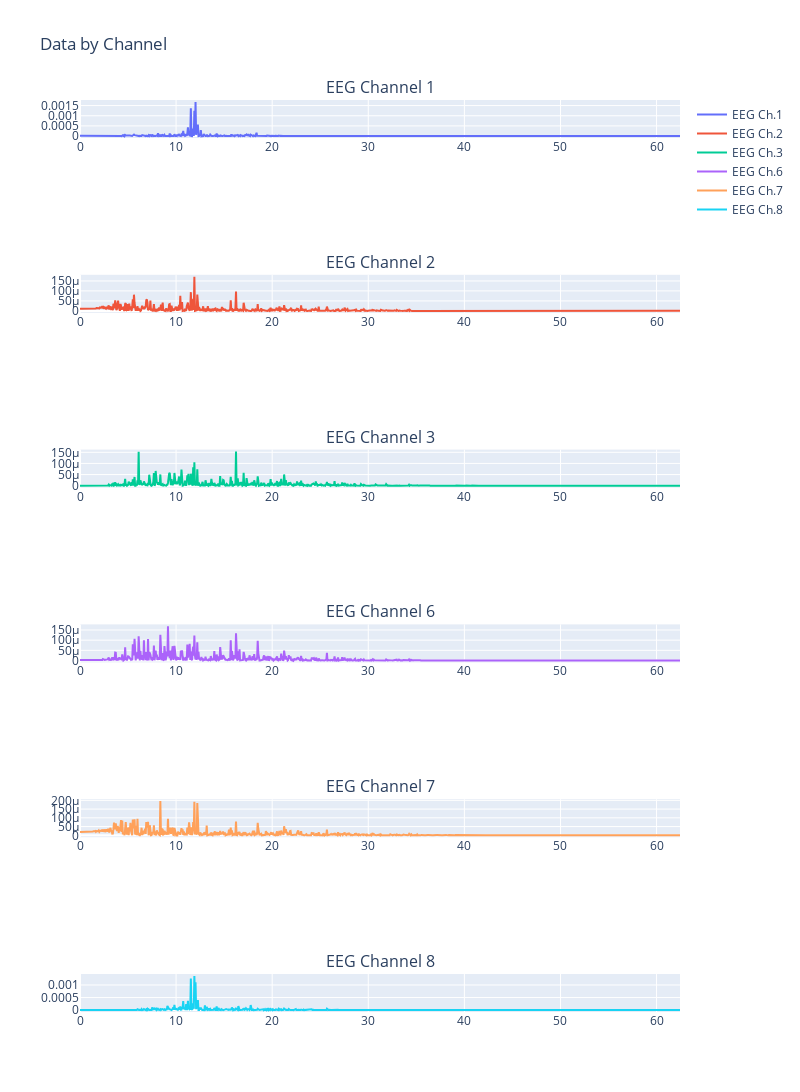

This figure's notebook cell:
### Code cell
# plot
versions = ['pick-chns', 'all-chns-in-one', 'chn-grid', 'fq', 'fq-old', 'test-fft']

S1.plot(ver=versions[3], chns=[1, 2, 3, 6, 7, 8])

### Figure 1 — Plotly figure (JSON) as saved in the notebook; plotly's stock layout.template omitted (floating-point values rounded to 4 significant figures; data arrays with more than 128 entries replaced by an {"elided": "..."} marker saying what was removed)
{"data": [{"mode": "lines", "name": "EEG Ch.1", "type": "scatter", "x": {"elided": "1024 float values"}, "xaxis": "x", "y": {"elided": "1024 float values"}, "yaxis": "y"}, {"mode": "lines", "name": "EEG Ch.2", "type": "scatter", "x": {"elided": "1024 float values"}, "xaxis": "x2", "y": {"elided": "1024 float values"}, "yaxis": "y2"}, {"mode": "lines", "name": "EEG Ch.3", "type": "scatter", "x": {"elided": "1024 float values"}, "xaxis": "x3", "y": {"elided": "1024 float values"}, "yaxis": "y3"}, {"mode": "lines", "name": "EEG Ch.6", "type": "scatter", "x": {"elided": "1024 float values"}, "xaxis": "x4", "y": {"elided": "1024 float values"}, "yaxis": "y4"}, {"mode": "lines", "name": "EEG Ch.7", "type": "scatter", "x": {"elided": "1024 float values"}, "xaxis": "x5", "y": {"elided": "1024 float values"}, "yaxis": "y5"}, {"mode": "lines", "name": "EEG Ch.8", "type": "scatter", "x": {"elided": "1024 float values"}, "xaxis": "x6", "y": {"elided": "1024 float values"}, "yaxis": "y6"}], "layout": {"annotations": [{"font": {"size": 16}, "showarrow": false, "text": "EEG Channel 1", "x": 0.5, "xanchor": "center", "xref": "paper", "y": 1.0, "yanchor": "bottom", "yref": "paper"}, {"font": {"size": 16}, "showarrow": false, "text": "EEG Channel 2", "x": 0.5, "xanchor": "center", "xref": "paper", "y": 0.8083, "yanchor": "bottom", "yref": "paper"}, {"font": {"size": 16}, "showarrow": false, "text": "EEG Channel 3", "x": 0.5, "xanchor": "center", "xref": "paper", "y": 0.6167, "yanchor": "bottom", "yref": "paper"}, {"font": {"size": 16}, "showarrow": false, "text": "EEG Channel 6", "x": 0.5, "xanchor": "center", "xref": "paper", "y": 0.425, "yanchor": "bottom", "yref": "paper"}, {"font": {"size": 16}, "showarrow": false, "text": "EEG Channel 7", "x": 0.5, "xanchor": "center", "xref": "paper", "y": 0.2333, "yanchor": "bottom", "yref": "paper"}, {"font": {"size": 16}, "showarrow": false, "text": "EEG Channel 8", "x": 0.5, "xanchor": "center", "xref": "paper", "y": 0.04167, "yanchor": "bottom", "yref": "paper"}], "height": 1800, "title": {"text": "Data by Channel"}, "width": 800, "xaxis": {"anchor": "y", "domain": [0, 1]}, "xaxis2": {"anchor": "y2", "domain": [0, 1]}, "xaxis3": {"anchor": "y3", "domain": [0, 1]}, "xaxis4": {"anchor": "y4", "domain": [0, 1]}, "xaxis5": {"anchor": "y5", "domain": [0, 1]}, "xaxis6": {"anchor": "y6", "domain": [0, 1]}, "yaxis": {"anchor": "x", "domain": [0.9583, 1.0]}, "yaxis2": {"anchor": "x2", "domain": [0.7667, 0.8083]}, "yaxis3": {"anchor": "x3", "domain": [0.575, 0.6167]}, "yaxis4": {"anchor": "x4", "domain": [0.3833, 0.425]}, "yaxis5": {"anchor": "x5", "domain": [0.1917, 0.2333]}, "yaxis6": {"anchor": "x6", "domain": [0, 0.04167]}}}
